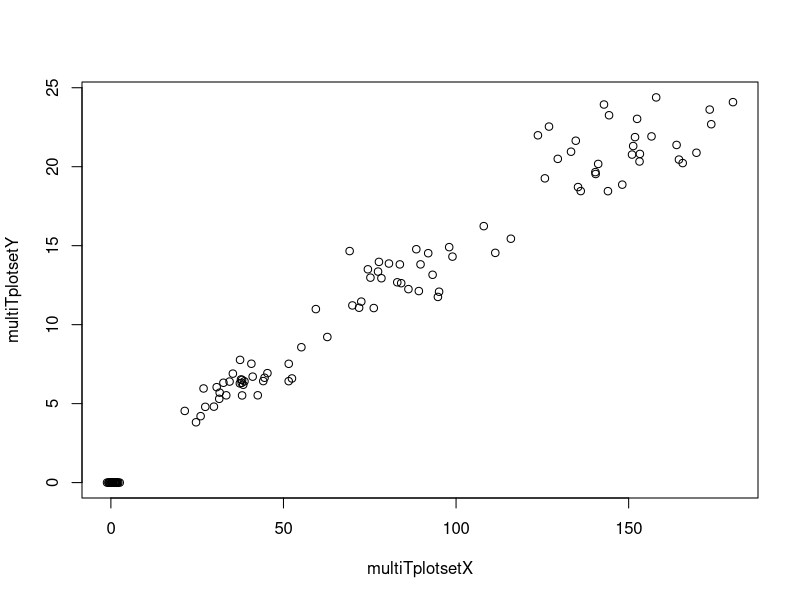

Generate this figure with R:
####FROM SCRATCH
sim.pop <- function(n, Bs, Bm, Bx) {
 y <- matrix(nrow =  n, ncol = 4)
 colnames(y) <- c("Juvenile Shape", "Slope", "Duration", "Adult Shape")
  for (i in 1:n) {
y[i,1] <- Bs + rnorm(1, mean = 0, sd = 1) #mean juvenile shape plus variation
y[i,2] <- Bm + rnorm(1, mean = 5, sd = 1) #mean slope plus variation
y[i,3] <- Bx + rnorm(1, mean = 5, sd = 1) #mean duration plus variation
y[i,4] <- y[i,1] + y[i,2] * y[i,3] #set of adult morphologies
  }
  return(y)
}

test <- sim.pop(30, 1, 2, 6)
test
test2 <-  sim.pop(30,1,2,3)
test2

testlist <- vector("list", length=2)
testlist[[1]] <- test
testlist[[2]] <- test2

testlist[[1]][8,2]

sim.pop.multiT <- function(n, Bs, Bm, Bx, t) {  #multiple distinct segments of trajectory
  Y <-vector("list", length = t)
  Y[[1]] <- matrix(nrow = n, ncol = 4)
  colnames(Y[[1]]) <- c("Juvenile Shape", "Slope", "Duration", "End Shape")
  for (i in 1:n) {
    Y[[1]][i,1] <- Bs + rnorm(1, mean = 0, sd = 1)
    Y[[1]][i,2] <- Bm[[1]] + rnorm(1, mean = 5, sd = 1)
    Y[[1]][i,3] <- Bx[[1]] + rnorm(1, mean = 5, sd = 1)
    Y[[1]][i,4] <- Y[[1]][i,1] + Y[[1]][i,2] * Y[[1]][i,3]
  }
  for (e in 2:(t)) {
    Y[[e]] <- matrix(nrow = n, ncol = 4)
    colnames(Y[[e]]) <- c("Start Shape", "Slope", "Duration", "End Shape")
    for (i in 1:n) {
      Y[[e]][i,1] <- Y[[e-1]][i,4]
      Y[[e]][i,2] <- Bm[[e]] + rnorm(1, mean = 5, sd = 1)
      Y[[e]][i,3] <- Bx[[e]] + rnorm(1, mean = 5, sd = 1)
      Y[[e]][i,4] <- Y[[e]][i,1] + Y[[e]][i,2] * Y[[e]][i,3]
    }
  }
  colnames(Y[[t]])[4] <- c("Adult Shape")
  return(Y)
}

testmultiT  <- sim.pop.multiT(n = 30, Bs = 1, Bm = c(1,2,3), Bx = c(1,2,3), t = 3) #slope and duration arguments must be lists of length t (number of segments)
testmultiT
multiTplotsetX <- matrix(ncol=4,nrow=30)
colnames(multiTplotsetX) <- c("Juvenile shape", "T1 Shape", "T2 Shape", "Adult Shape")
multiTplotsetX[1:30,1] <- testmultiT[[1]][1:30,1]
multiTplotsetX[1:30,2] <- testmultiT[[2]][1:30,1]
multiTplotsetX[1:30,3] <- testmultiT[[2]][1:30,4]
multiTplotsetX[1:30,4] <- testmultiT[[3]][1:30,4]

multiTplotsetY <- matrix(ncol=4,nrow=30)
colnames(multiTplotsetY) <- c("1", "2", "3", "4")
multiTplotsetY[1:30,1] <- rep(0,30)
multiTplotsetY[1:30,2] <- testmultiT[[1]][1:30,3]
multiTplotsetY[1:30,3] <- multiTplotsetY[1:30,2] + testmultiT[[2]][1:30,3]
multiTplotsetY[1:30,4] <- multiTplotsetY[1:30,3] + testmultiT[[3]][1:30,3]

plot(multiTplotsetX,multiTplotsetY)

library(ggplot2)
